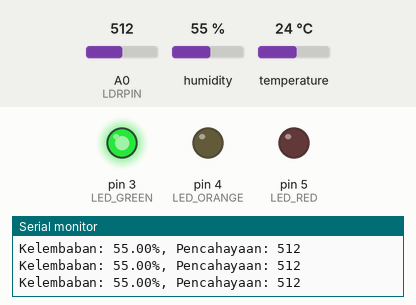
This program was run on a simulated Arduino Uno, built with avr-gcc and run on an emulated ATmega328P. On the bench: output pins drawn as LEDs (lit = HIGH), the last lines printed to the serial monitor. The test bench sets the inputs (shaded band); at power-on: humidity 55 %, A0 (LDRPIN) = 512, temperature 24 °C.

Above: at 1.3 s.
1.4 s: humidity set to 41 %
3.2 s: humidity set to 38 %
At 5.2 s:
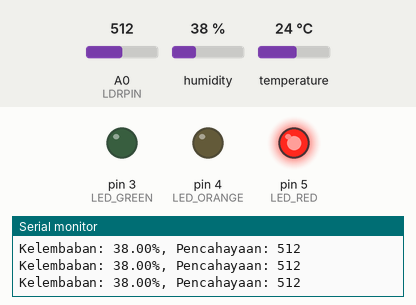
5.5 s: humidity set to 68 %
At 6.8 s:
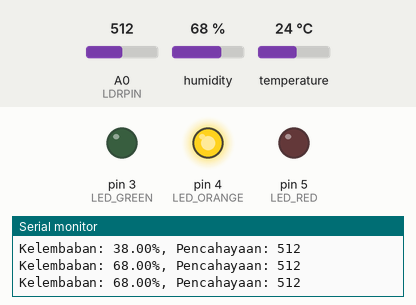
7.6 s: humidity set to 62 %
9.3 s: humidity set to 59 %
At 10.7 s:
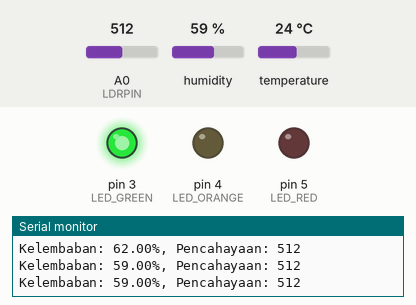
11.6 s: humidity set to 22 %
At 13.2 s:
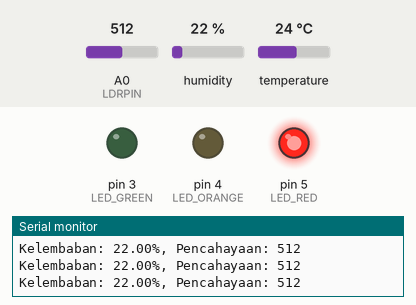
Timing chart, 0 to 14.6 s (numbered marks = the images above; inputs shaded):
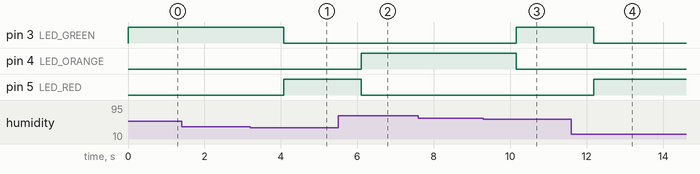

Measured:
- the behaviour switches between 40 and 39 % on humidity (found by bisection; images 0 and 1)
- the behaviour switches between 61 and 60 % on humidity (found by bisection; images 2 and 3)
- after the input at 3.2 s, pin 3 (LED_GREEN): HIGH → LOW after 0.88 s; pin 5 (LED_RED): LOW → HIGH after 0.88 s
- after the input at 5.5 s, pin 4 (LED_ORANGE): LOW → HIGH after 0.61 s; pin 5 (LED_RED): HIGH → LOW after 0.61 s
- after the input at 9.3 s, pin 3 (LED_GREEN): LOW → HIGH after 0.86 s; pin 4 (LED_ORANGE): HIGH → LOW after 0.86 s
- after the input at 11.6 s, pin 3 (LED_GREEN): HIGH → LOW after 0.59 s; pin 5 (LED_RED): LOW → HIGH after 0.59 s

The program:

main.cpp
```cpp
#include <DHT.h>

#define DHTPIN 2
#define LDRPIN A0
#define DHTTYPE DHT11

DHT dht(DHTPIN, DHTTYPE);

#define LED_GREEN 3
#define LED_ORANGE 4
#define LED_RED 5

const float minHumidity = 40.0;
const float maxHumidity = 60.0;
const int ldrThreshold = 100;

float readHumidity() {
  return dht.readHumidity();
}

int readLight() {
  return analogRead(LDRPIN);
}

void setIndicators(int green, int orange, int red) {
  digitalWrite(LED_GREEN, green);
  digitalWrite(LED_ORANGE, orange);
  digitalWrite(LED_RED, red);
}

void setup() {
  pinMode(LED_GREEN, OUTPUT);
  pinMode(LED_ORANGE, OUTPUT);
  pinMode(LED_RED, OUTPUT);
  dht.begin();
  setIndicators(HIGH, LOW, LOW);
  Serial.begin(9600);
}

void loop() {
  float humidity = readHumidity();
  int light = readLight();

  Serial.print("Kelembaban: ");
  Serial.print(humidity);
  Serial.print("%, Pencahayaan: ");
  Serial.println(light);

  if (humidity < minHumidity || humidity > maxHumidity || light < ldrThreshold) {
    if (humidity < minHumidity || humidity > maxHumidity) {
      setIndicators(LOW, HIGH, LOW);
    }
    if (light < ldrThreshold) {
      setIndicators(LOW, HIGH, LOW);
    }
  } else {
    setIndicators(HIGH, LOW, LOW);
  }

  if (humidity < minHumidity || humidity > maxHumidity && light < ldrThreshold) {
    setIndicators(LOW, LOW, HIGH);
  }

  delay(500);
}
```
